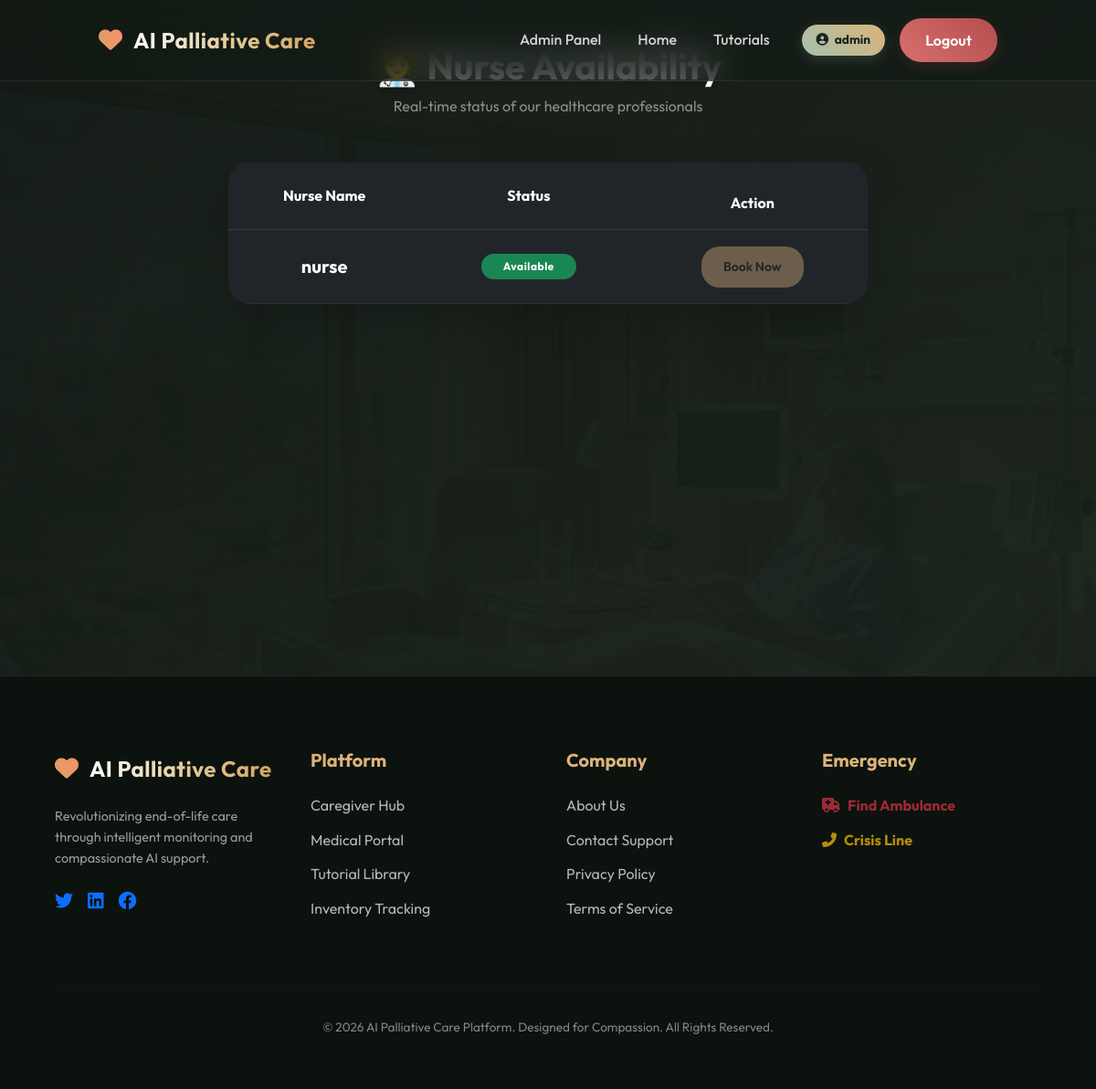
/nurse_availability (signed in), run on the app's committed database.
### tables this page shows
CREATE TABLE users(
        id INTEGER PRIMARY KEY AUTOINCREMENT,
        username TEXT UNIQUE,
        password TEXT,
        role TEXT,
        status TEXT DEFAULT 'Available'
    );

### app.py (the view)
@app.route("/nurse_availability")
def nurse_availability():
    if "user" not in session:
        return redirect("/login")
    conn = get_db()
    nurses = conn.execute(
        "SELECT username, status FROM users WHERE role='nurse'"
    ).fetchall()
    return render_template("nurse_availability.html", nurses=nurses)

### app.py (called while the page is built)
@app.after_request
def add_header(response):
    response.cache_control.no_store = True
    response.cache_control.no_cache = True
    response.cache_control.must_revalidate = True
    response.cache_control.max_age = 0
    return response

def get_db():
    if 'db' not in g:
        g.db = sqlite3.connect(DB, timeout=20)
        g.db.row_factory = sqlite3.Row
        g.db.execute("PRAGMA journal_mode=WAL")
    return g.db

### templates/nurse_availability.html (shortened to what this page needs)
{% extends "base.html" %}
{% block content %}
<div class="container py-5">
    <div class="text-center mb-5">
        <h2 class="fw-bold text-white mb-2" style="text-shadow: 0 4px 10px rgba(0,0,0,0.3); font-size: 2.5rem;">🧑‍⚕️ Nurse Availability</h2>
        <p class="text-white-50">Real-time status of our healthcare professionals</p>
    </div>
    <div class="mx-auto" style="max-width: 700px;">
        <div class="glass-card shadow-lg p-0 overflow-hidden" style="border-radius: 24px;">
            <table class="table table-dark table-hover mb-0 text-center" style="background: transparent;">
                <thead style="background: rgba(124, 160, 135, 0.2);">
                    <tr>
                        <th class="py-4">Nurse Name</th>
                        <th class="py-4">Status</th>
                        <th class="py-3">Action</th>
                    </tr>
                </thead>
                <tbody>
                    {% if nurses %}
                        {% for nurse in nurses %}
                        <tr style="border-bottom: 1px solid rgba(255,255,255,0.05); vertical-align: middle;">
                            <td class="py-4 fw-bold fs-5">{{ nurse.username }}</td>
                            <td class="py-4">
                                <span class="badge rounded-pill px-4 py-2 {% if nurse.status == 'Available' %}bg-success{% else %}bg-danger{% endif %}" style="letter-spacing: 0.5px;">
                                    {{ nurse.status }}
                                </span>
                            </td>
                            <td>
                                {% if nurse.status == 'Available' %}
                                    <a href="/booking" class="btn btn-sm px-4" style="background: rgba(220, 179, 123, 0.4); border-radius: 20px;">Book Now</a>
                                {% else %}
                                    <span class="text-white-50 small">Wait for update</span>
                                {% endif %}
                            </td>
                        </tr>
                        {% endfor %}
                    {% endif %}
                </tbody>
            </table>
        </div>
    </div>
</div>
{% endblock %}

### static/css/style.css (style rules this page uses)
:root { --primary: #a3c1ad; --secondary: #dcb37b; --dark: #121914; --glass: rgba(255, 255, 255, 0.03); --glass-border: rgba(255, 255, 255, 0.08); --transition: all 0.4s cubic-bezier(0.2, 1, 0.3, 1); }
body { font-family: 'Outfit', sans-serif; margin: 0; background: linear-gradient(135deg, rgba(18, 25, 20, 0.98), rgba(25, 35, 28, 0.96)), url('../images/real_ward.png') center/cover fixed; color: #fdfdfd; min-height: 100vh; overflow-x: hidden; line-height: 1.6; }
.container { padding: 20px; padding-top: 100px; }
.btn { padding: 12px 28px; border-radius: 30px; font-weight: 600; transition: var(--transition); border: none; cursor: pointer; text-decoration: none; display: inline-flex; align-items: center; justify-content: center; gap: 8px; }

### data on the page
users: username "nurse", status "Available", shows "Book Now"

### other printed values
{{ session["user"] }} "admin"
